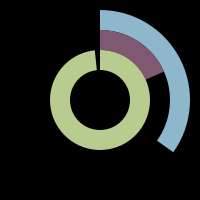
Frame 1 (no input)
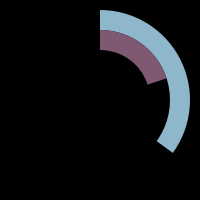
Frame 60 (the mouse pressed at the canvas centre just before this capture)
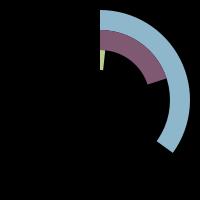
Frame 120 (the mouse held since frame 60 and released just before this capture)

The Processing sketch that drew these frames (run headless with seeded random() and noise(); from frame 60 on, the mouse is pressed at the canvas centre):

// Processing sketch: processing_150998
// ── processing_150998.pde

 color col1, col2, col3;

void setup() {
 size(200,200);
 noStroke(); 
 
 int baseAngle=200;
 colorMode(HSB, 360, 100,100);
  col1 = color(baseAngle, 30, 80);
  col2 = color((baseAngle+120)%360, 30, 50);
  col3 = color((baseAngle+240)%360, 30, 80); // tryadic color composition
}

void draw() {
 background(00); 
 
  // hour:
  fill(col1 );
  float hAngle = map(hour()%12+(float)minute()/60, 0, 12, 0, 2*PI);
  arc(100,100,180,180, -PI/2, hAngle-PI/2 );
  fill(0); ellipse(100,100,140,140);
  
  // minute:
  fill(col2);
  float mAngle = map(minute(), 0, 60, 0, 2*PI);
  arc(100,100,140,140, -PI/2, mAngle-PI/2 );
  fill(0); ellipse(100,100,100,100);
 
  // second:
  fill(col3);
  float sAngle = map(second(), 0, 60, 0, 2*PI);
  arc(100,100,100,100, -PI/2, sAngle-PI/2 );
  fill(0); ellipse(100,100,60,60);
  
}
